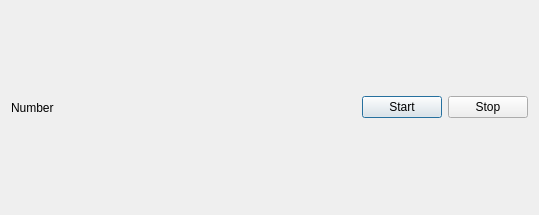
<?xml version="1.0" encoding="UTF-8"?>
<ui version="4.0">
 <class>Dialog</class>
 <widget class="QDialog" name="Dialog">
  <property name="geometry">
   <rect>
    <x>0</x>
    <y>0</y>
    <width>539</width>
    <height>215</height>
   </rect>
  </property>
  <property name="windowTitle">
   <string>Dialog</string>
  </property>
  <layout class="QHBoxLayout" name="horizontalLayout">
   <item>
    <widget class="QLabel" name="label">
     <property name="text">
      <string>Number</string>
     </property>
    </widget>
   </item>
   <item>
    <spacer name="horizontalSpacer">
     <property name="orientation">
      <enum>Qt::Horizontal</enum>
     </property>
     <property name="sizeHint" stdset="0">
      <size>
       <width>40</width>
       <height>20</height>
      </size>
     </property>
    </spacer>
   </item>
   <item>
    <widget class="QPushButton" name="pushButton">
     <property name="text">
      <string>Start</string>
     </property>
    </widget>
   </item>
   <item>
    <widget class="QPushButton" name="pushButton_2">
     <property name="text">
      <string>Stop</string>
     </property>
    </widget>
   </item>
  </layout>
 </widget>
 <resources/>
 <connections/>
</ui>
